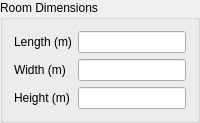
         <widget class="QGroupBox" name="groupBox">
          <property name="title">
           <string>Room Dimensions</string>
          </property>
          <property name="flat">
           <bool>false</bool>
          </property>
          <property name="checkable">
           <bool>false</bool>
          </property>
          <property name="checked">
           <bool>false</bool>
          </property>
          <layout class="QFormLayout" name="formLayout">
           <item row="1" column="1">
            <widget class="QLineEdit" name="LEWidthHC"/>
           </item>
           <item row="0" column="1">
            <widget class="QLineEdit" name="LELengthHC"/>
           </item>
           <item row="2" column="1">
            <widget class="QLineEdit" name="LEHeightHC"/>
           </item>
           <item row="0" column="0">
            <widget class="QLabel" name="label">
             <property name="text">
              <string>Length (m)</string>
             </property>
             <property name="buddy">
              <cstring>LELengthHC</cstring>
             </property>
            </widget>
           </item>
           <item row="1" column="0">
            <widget class="QLabel" name="label_2">
             <property name="text">
              <string>Width (m)</string>
             </property>
             <property name="buddy">
              <cstring>LEWidthHC</cstring>
             </property>
            </widget>
           </item>
           <item row="2" column="0">
            <widget class="QLabel" name="label_3">
             <property name="text">
              <string>Height (m)</string>
             </property>
             <property name="buddy">
              <cstring>LEHeightHC</cstring>
             </property>
            </widget>
           </item>
          </layout>
         </widget>
